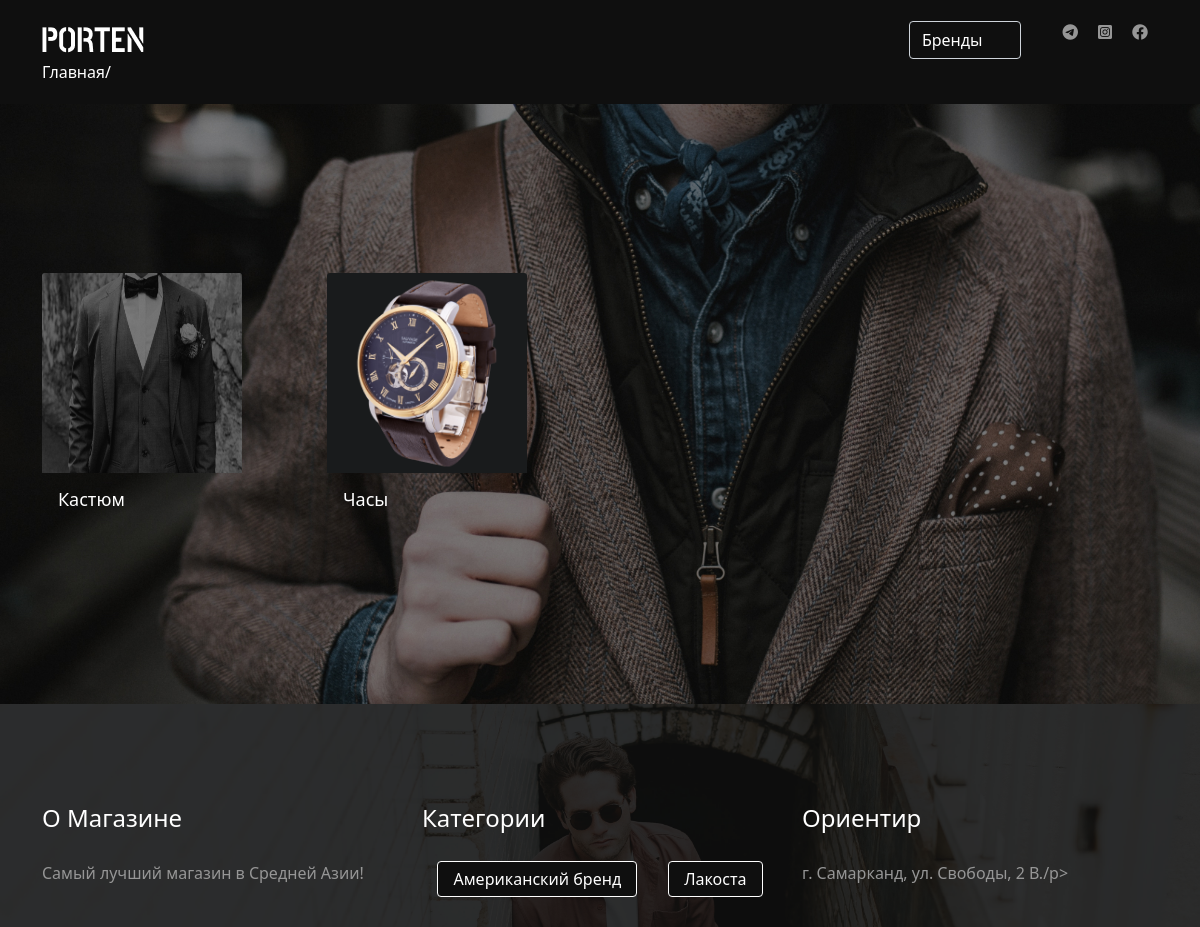
Screenshot of /things/ with the database file from the repository.
### main/models.py (models this page shows, shortened)
class Product(models.Model):
    name = models.CharField(max_length=200, verbose_name='Товар')
    price = models.IntegerField(verbose_name='Цена')
    img = models.ImageField(upload_to='img/', verbose_name='Фото Товара')
    text = models.TextField(verbose_name='Описание')
    category = models.ForeignKey(Category, on_delete=models.CASCADE, verbose_name='Категория')
    date = models.DateField(null=True, blank=True, auto_now_add=True, verbose_name='Дата создания')
    date_update = models.DateTimeField(auto_now=True, blank=True, null=True, verbose_name='Дата изменения')
    class Meta:
        verbose_name = 'Товар'
        verbose_name_plural = 'Товары'

class Our(models.Model):
    name = models.TextField(verbose_name='О магазине')
    text = models.CharField(max_length=200, verbose_name='Адрес')
    date = models.DateField(auto_now_add=True, null=True, blank=True, verbose_name='')
    date_update = models.DateTimeField(auto_now=True, null=True, blank=True, verbose_name='')
    class Meta:
        verbose_name = 'О нас имформация '
        verbose_name_plural = 'О нас информации'

class Category(models.Model):
    name = models.CharField(max_length=200, verbose_name='Категория')
    slug = models.SlugField(verbose_name='Ключ')
    img = models.ImageField(upload_to='img/', verbose_name='Фото для категория')
    text = models.TextField(verbose_name='Описание')
    date = models.DateField(auto_now_add=True, blank=True, null=True, verbose_name='Дата создание')
    date_update = models.DateTimeField(auto_now=True, null=True, blank=True, verbose_name='Дата изменения')
    class Meta:
        verbose_name = 'Категория'
        verbose_name_plural = 'Категории'

### main/views.py (the view)
# urls.py: path('things/', views.products, name='products'),
def products(request):
    template = 'main/category_detail.html'
    products = Product.objects.all()
    categories = Category.objects.all()
    networks = Network.objects.all()
    ours = Our.objects.all()
    list_network = []
    for net in networks:
        list_network.append(net)
    if list_network[0] and list_network[1] and list_network[2]:
        telegram = list_network[0]
        instagram = list_network[1]
        facebook = list_network[2]
    else:
        telegram = '##'
        instagram = '##'
        facebook = '##'
    context = {
        'products': products,
        'categories': categories,
        'telegram': telegram,
        'instagram': instagram,
        'facebook': facebook,
        'ours': ours,
    }
    return render(request, template, context)

### main/templates/main/category_detail.html (shortened to what this page needs)
{% extends 'wrapper.html' %}
{% block content %}
{% include 'blocks/header.html' %}
        <section class="main-section">
            <div class="container">
                <div class="categories-bar row">
                    {% for product in products%}
                    <div class="receipts-watch col-3">
                        <a href="{% url 'product_detail' product.category.slug product.id %}">
                        <img src="{{product.img.url}}" class="card-img-top" alt="watch">
                        </a>
                        <div class="card-body">
                            <div class="watch-info">
                                <h4 class="watch-name">{{product.name}}</h4>
                            </div>
                        </div>
                    </div>
                    {% endfor %}
                </div>
            </div>
        </section>
{% endblock%}

### main/templates/blocks/footer.html
<footer class="footer" id="footer">
            <div class="container">
                <div class="footer-info row">
                    <div class="magazin col-4">
                        <h2 class="footer-title">О Магазине</h2>
                        {% for our in ours %}
                        <p class="text-color">{{our.name}}!</p>
                        {% endfor %}
                    </div>
                    <div class="categories col-4">
                        <h2 class="footer-title">Категории</h2>
                        <div class="footer-buttons">
                            {% for category in categories %}
                            <a href="{% url 'category_detail' category.slug %}">
                            <button class="btn btn-dark">{{category.name}}</button>
                            </a>
                            {% endfor %}
                        </div>
                    </div>
                    <div class="mailings col-4">
                        <h2 class="footer-title">Ориентир</h2>
                        {% for our in ours %}
                        <p class="text-color">{{our.text}}/p>
                            {% endfor %}
                    </div>
                </div>
            </div>
</footer>

### main/static/css/categories.css (style rules this page uses)
.main-section { padding: 100px 0; }
.categories-bar { display: flex; justify-content: flex-start; flex-wrap: wrap; }
.card-img-top { max-width: 250px; height: 200px; background-color: #191B1C; }
.watch-name { font-size: 18px; color: white; }

### main/static/css/main.css (style rules this page uses)
.main-section { background-image: url(../img/Rectangle\ 3.jpg); height: 600px; background-size: cover; display: flex; justify-content: space-around; align-items: center; flex-direction: column; }
.card-img-top { width: 200px; background-color: #191B1C; }
.watch-name { font-size: 18px; color: white; }

### main/static/css/product.css (style rules this page uses)
.main-section { padding: 100px 0; }
.card-img-top { width: 200px; background-color: #191B1C; }
.watch-name { font-size: 18px; color: white; }

### main/static/css/shared.css (style rules this page uses)
* { padding: 0; margin: 0; box-sizing: border-box; }
.text-color { color: #969696; }
.btn { color: white; border-color: white; padding: 5px 15px; }
.footer { padding-top: 100px; background-image: url(../img/Rectangle\ 15.png); background-size: cover; }
.footer-title { font-size: 24px; color: white; font-weight: 300; padding-bottom: 20px; }
.footer-buttons { display: flex; justify-content: space-around; flex-wrap: wrap; }
.footer-buttons .btn-dark { background-color: #0F0F0F; margin-bottom: 30px; }

### rows the page displays
Product: img (picture), name "Кастюм"
Product: img (picture), name "Часы"
Our: name "Самый лучший магазин в Средней Азии", text "г. Самарканд, ул. Свободы, 2 В."
Category: name "Американский бренд"
Category: name "Лакоста"
